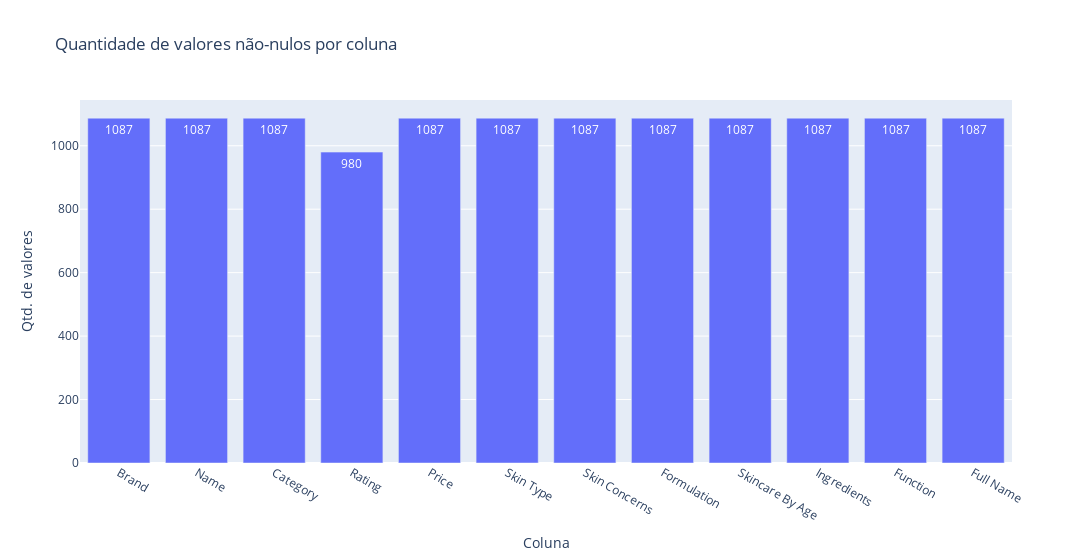

Write notebook code for a chart like this one.
### Markdown cell above
O dataframe possui as colunas:
        ['Brand', 'Name', 'Category', 'Rating', 'Price', 'Skin Type',
       'Skin Concerns', 'Formulation', 'Skincare By Age', 'Ingredients',
       'Function']

As colunas 'Brand' e 'Name' serão utilizadas apenas como identificação.  
As colunas 'Rating' e 'Price' serão utilizadas como informação adicional ao mostrar um produto.  
As demais colunas serão explodidas em uma matriz binária, onde cada coluna corresponde à um item da coluna original (One Hot Encoding).

### Code cell
fig = px.bar(df.aggregate('count'),
       title="Quantidade de valores não-nulos por coluna",
       labels={'value':'Qtd. de valores', 'index':'Coluna', 'variable':'Contagem'},
       width=1100,
       text_auto=True)

fig.update_layout(showlegend=False)
fig.show()

### Figure 1 — Plotly figure (JSON) as saved in the notebook; plotly's stock layout.template omitted (floating-point values rounded to 4 significant figures)
{"data": [{"alignmentgroup": "True", "hovertemplate": "Contagem=0<br>Coluna=%{x}<br>Qtd. de valores=%{y}<extra></extra>", "legendgroup": "0", "marker": {"color": "#636efa", "pattern": {"shape": ""}}, "name": "0", "offsetgroup": "0", "orientation": "v", "showlegend": true, "textposition": "auto", "texttemplate": "%{y}", "type": "bar", "x": ["Brand", "Name", "Category", "Rating", "Price", "Skin Type", "Skin Concerns", "Formulation", "Skincare By Age", "Ingredients", "Function", "Full Name"], "xaxis": "x", "y": [1087, 1087, 1087, 980, 1087, 1087, 1087, 1087, 1087, 1087, 1087, 1087], "yaxis": "y"}], "layout": {"barmode": "relative", "legend": {"title": {"text": "Contagem"}, "tracegroupgap": 0}, "showlegend": false, "title": {"text": "Quantidade de valores não-nulos por coluna"}, "width": 1100, "xaxis": {"anchor": "y", "domain": [0, 1], "title": {"text": "Coluna"}}, "yaxis": {"anchor": "x", "domain": [0, 1], "title": {"text": "Qtd. de valores"}}}}
